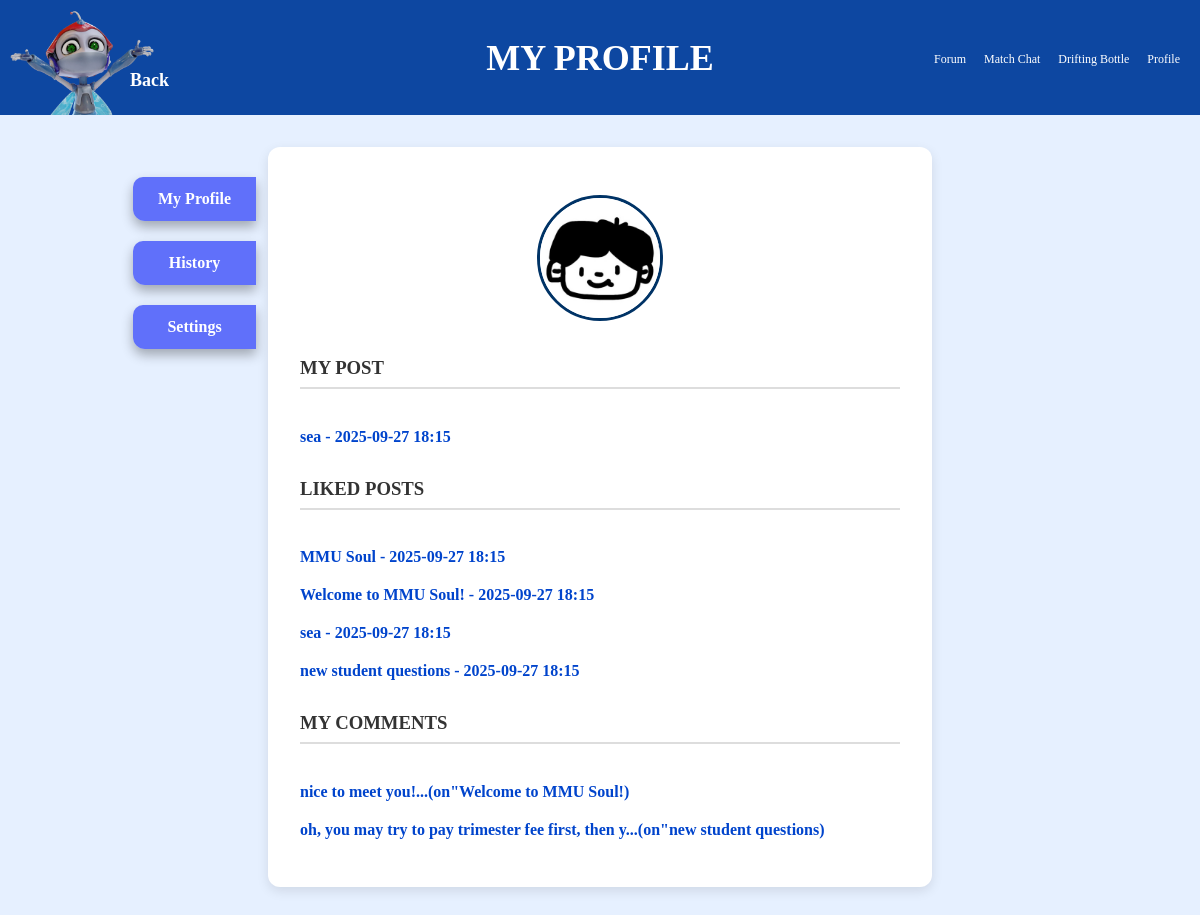
Screenshot of /profile/history (signed in) with the database file from the repository.
### forum_models.py (models this page shows, shortened)
class Post(db.Model):
    __tablename__='posts'
    id = db.Column(db.Integer,primary_key=True)
    title=db.Column(db.String(50),nullable=False)
    content=db.Column(db.Text,nullable=False)
    media=db.relationship("PostMedia",back_populates="post",cascade="all,delete-orphan")
    created_at=db.Column(db.DateTime,default=datetime.now(MALAYSIA_TZ),nullable=False)
    updated_at=db.Column(db.DateTime,default=datetime.now(MALAYSIA_TZ),onupdate=datetime.now(MALAYSIA_TZ))
    user_id=db.Column(db.Integer, db.ForeignKey('users.id'),nullable=False)
    tags= db.relationship('Tag',secondary=post_tags,back_populates='posts')
    likes=db.relationship('Like',back_populates='post',cascade='all,delete-orphan')
    comments=db.relationship('Comment',back_populates='post',cascade='all,delete-orphan')
    reports=db.relationship('Report',back_populates='post',cascade='all,delete-orphan')

class Like(db.Model):
    __tablename__='likes'
    id = db.Column(db.Integer,primary_key=True)
    post_id=db.Column(db.Integer,db.ForeignKey('posts.id'),nullable=False)
    post=db.relationship('Post',back_populates='likes')
    user_id=db.Column(db.Integer, db.ForeignKey('users.id'),nullable=False)

class Comment(db.Model):
    __tablename__='comments'
    id = db.Column(db.Integer,primary_key=True)
    post_id=db.Column(db.Integer,db.ForeignKey('posts.id'),nullable=False)
    author=db.Column(db.String(50),default='Anon')
    body=db.Column(db.Text,nullable=False)
    created_at=db.Column(db.DateTime,default=datetime.now(MALAYSIA_TZ),nullable=False)
    post=db.relationship('Post',back_populates='comments')
    user_id=db.Column(db.Integer, db.ForeignKey('users.id'),nullable=False)
    likes=db.relationship("CommentLike",back_populates="comment",cascade="all,delete-orphan")

### profile_routes.py (the view)
@profile_bp.route("/history")
def profile():
    user_id = session.get("user_id")
    if not user_id:
        flash("Please login in first.")
        return redirect(url_for('login.home'))
    user = Users.query.get(user_id)
    if not user:
        flash("Please login in first.")
        return redirect(url_for('login.home'))   #check is login or no
    myprofile_data= Profile_data.query.filter_by(user_id=user_id).first()
    return render_template("profile.html", myprofile_data=myprofile_data, user=user)

### templates/profile.html (shortened to what this page needs)
<!DOCTYPE html>
<html lang="en">
    <head>
        <link rel="stylesheet" href="{{ url_for('static', filename='style.css') }}">
    </head>
        <header>
            <div>
            <a href="{{url_for('main.homepage')}}" class="header-back-home-a">
                <img src="{{url_for('static', filename='ebeemmu.png')}}" alt="logo" width="150" height="105" style="margin-left: 10px;">
            </a>
            <div class="header-back-home-text"">Back</div>
            </div>
            <div class="title">MY PROFILE</div>
            <nav>
                <ul>
                    <li><a href="{{ url_for('forum.homepage') }}">Forum</a></li>
                    <li><a href="{{ url_for('MatchChat.home') }}">Match Chat</a></li>
                    <li><a href="{{ url_for('bottle.DriftingBottle') }}">Drifting Bottle</a></li>
                    <li><a href="{{ url_for('profile.myProfile') }}">Profile</a></li>
                </ul>
            </nav>
        </header>
    <body>
        <div class="profile-card">
            <div class="profile-tab">
                <a href="{{url_for('profile.myProfile')}}" class="profile-button">My Profile</a>
                <a href="{{url_for('profile.profile')}}" class="profile-button">History</a>
                <a href="{{url_for('profile.settings')}}" class="profile-button">Settings</a>
            </div>
            <div class="avatar">
                <img src="{{url_for('static', filename='avatar' ~ myprofile_data.avatar_type ~ '.png')}}" alt="avatar">
            </div>
            <div class="profile-section">
                <h3> MY POST</h3>
                <ul>
                    {% for post in user.posts %}
                    <li>
                        <a href="{{url_for('forum.post_detail',post_id=post.id)}}">
                            <strong>{{post.title}}</strong> - {{post.created_at.strftime('%Y-%m-%d %H:%M')}}
                        </a>
                    </li>
                    {% else %}
                    <li> No Post Yet...</li>
                    {% endfor %}
                </ul>
            </div>
            <div class="profile-section">
                <h3>LIKED POSTS</h3>
                <ul>
                    {% for like in user.likes %}
                    <li>
                        <a href="{{url_for('forum.post_detail',post_id=like.post.id)}}">
                            <strong>{{like.post.title}}</strong> - {{like.post.created_at.strftime('%Y-%m-%d %H:%M')}}
                        </a>
                    </li>
                    {% else %}
                    <li> No Liked Posts Yet...</li>
                    {% endfor %}
                </ul>
            </div>
            <div class="profile-section">
                <h3>MY COMMENTS</h3>
                <ul>
                    {% for comment in user.comments %}
                    <li>
                        <a href="{{url_for('forum.post_detail',post_id=comment.post.id)}}">
                            {{comment.body[:50]}}...(on"{{comment.post.title}})
                        </a>
                    </li>
                    {% else %}
                    <li> No Comments Yet...</li>
                    {% endfor %}
                </ul>
            </div>
        </div>
    </body>
</html>

### static/style.css (style rules this page uses)
body { font-family: Georgia, 'Times New Roman', Times, serif; background: #e6f0ff; color: #003366; margin: 0; padding: 0; }
header { display: flex; justify-content: space-between; align-items: center; background-color: #0d47a1; color: white; padding: 35px 20px; gap: 10px; font-size: 2.5em; font-weight: bold; z-index: 1000; height: 45px; }
.header-back-home-a { position: absolute; left: 80px; transform: translateX(-50%); top: -10px; }
.header-back-home-text { color: white; position: absolute; left: 130px; top: 70px; font-size: 18px; }
.title { text-align: center; font-size: 3vw; margin: 0 auto; position: absolute; left: 50%; transform: translateX(-50%); }
header nav { justify-content: flex-end; margin-left: 3vw; align-items: center; flex-wrap: wrap; max-width: 37%; }
header nav ul { display: flex; flex-wrap: wrap; gap: 1.5vw; align-items: center; flex-direction: row; list-style: none; margin: 0; margin-bottom: 1rem; justify-content: space-evenly; }
header nav ul li a { color: white; text-decoration: none; font-size: 0.3em; font-weight: normal; transition: color 0.3s; }
a { display: inline-block; margin-top: 20px; text-decoration: none; color: #0044cc; font-weight: bold; }
html, body { margin: 0; padding: 0; height: 100%; width: 100%; overflow-x: hidden; }
header { position: relative; z-index: 1000; }
a { color: #0044cc; font-weight: bold; text-decoration: none; text-shadow: none; }
.profile-card { position: relative; max-width: 600px; margin: 2rem auto; background: white; padding: 2rem; border-radius: 12px; box-shadow: 0 4px 12px rgba(0,0,0,0.1); text-align: center; }
.profile-tab { position: absolute; top: 10px; left: -135px; display: flex; flex-direction: column; }
.avatar img { border: solid; width: 120px; height: 120px; border-radius: 50%; object-fit: cover; margin-top: 1rem; }
.profile-section { text-align: left; margin-top: 2rem; }
.profile-section h3 { border-bottom: 2px solid #ddd; padding-bottom: 0.5rem; color: #333; }
ul { list-style: none; padding: 0; }
.profile-button { padding: 13px 25px; font-size: 16px; font-weight: bold; color: white; background-color: #1d2ff7a9; border: none; border-radius: 10px 0 0 12px; cursor: pointer; box-shadow: 0 6px 12px rgba(0,0,0,0.3); transition: all 0.2s ease; }

### rows the page displays
Post: title "sea", created_at "2025-09-27 18:15"
Like: post "MMU Soul", post.created_at "2025-09-27 18:15"
Like: post "Welcome to MMU Soul!", post.created_at "2025-09-27 18:15"
Like: post "sea", post.created_at "2025-09-27 18:15"
Like: post "new student questions", post.created_at "2025-09-27 18:15"
Comment: body "nice to meet you!", post "Welcome to MMU Soul!"
Comment: body "oh, you may try to pay trimester fee first, then y", post "new student questions"
